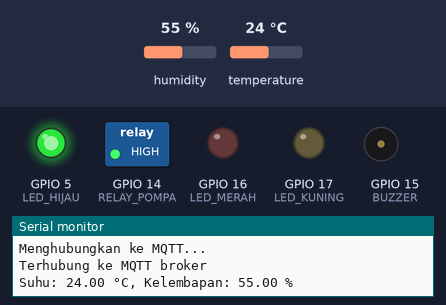
A sketch run on a simulated ESP32. Shown: switched loads named in the sketch (green lamp = pin HIGH), output pins drawn as LEDs (lit = HIGH), buzzer (waves = sounding, pin HIGH), the last lines printed to the serial monitor. Inputs (shaded band) come from the test bench; at power-on: temperature 24 °C, humidity 55 %. WiFi joins after 1.5 s; servers stay silent unless stated; no MQTT or app messages arrive unless stated.

Above: at 3.2 s.
3.3 s: temperature set to 29.2 °C
8.9 s: temperature set to 30.4 °C
At 13.5 s:
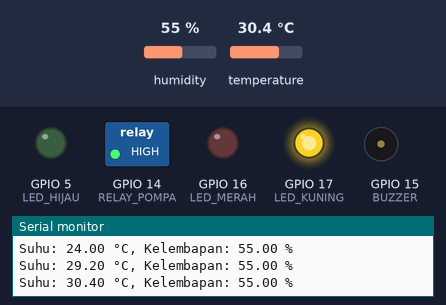
14.5 s: temperature set to 34.7 °C
20.1 s: temperature set to 35.9 °C
At 22.8 s:
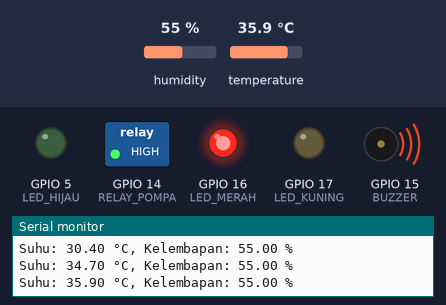
25.7 s: temperature set to 32.9 °C
31.3 s: temperature set to 31.3 °C
At 33.3 s:
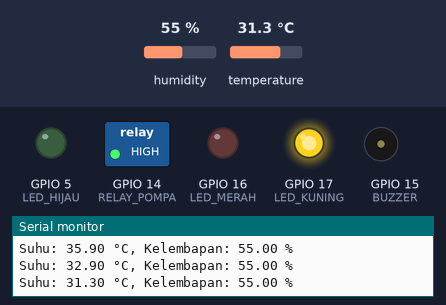
Timing chart, 0 to 34.8 s (numbered marks = the images above; inputs shaded):
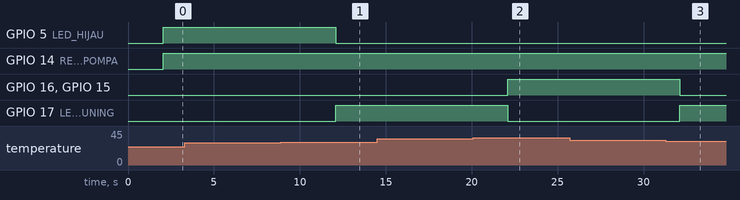

Measured:
- the behaviour switches between 29.9 and 30 °C on temperature (found by bisection; images 0 and 1)
- the behaviour switches between 35 and 35.1 °C on temperature (found by bisection; images 1 and 2)
- the behaviour switches between 32.1 and 32 °C on temperature (found by bisection; images 2 and 3)
- after the input at 8.9 s, GPIO 5 (LED_HIJAU): HIGH → LOW after 3.2 s; GPIO 17 (LED_KUNING): LOW → HIGH after 3.2 s
- after the input at 20.1 s, GPIO 16 (LED_MERAH), GPIO 15 (BUZZER): LOW → HIGH after 2.0 s; GPIO 17 (LED_KUNING): HIGH → LOW after 2.0 s
- after the input at 31.3 s, GPIO 16 (LED_MERAH), GPIO 15 (BUZZER): HIGH → LOW after 0.82 s; GPIO 17 (LED_KUNING): LOW → HIGH after 0.82 s

The sketch:

UTS.ino
```cpp
#include <DHT.h>
#include <PubSubClient.h>
#include <WiFi.h>

#define DHTPIN 4
#define DHTTYPE DHT22
DHT dht(DHTPIN, DHTTYPE);

// Inisialisasi LED dan Aktuator
#define LED_HIJAU 5
#define LED_KUNING 17
#define LED_MERAH 16
#define RELAY_POMPA 14
#define BUZZER 15

const char* ssid = "King";
const char* password = "devit123";

const char* mqttServer = "broker.hivemq.com";
const int mqttPort = 1883;
WiFiClient espClient;
PubSubClient client(espClient);

void setup() {
  Serial.begin(9600);

  pinMode(LED_HIJAU, OUTPUT);
  pinMode(LED_KUNING, OUTPUT);
  pinMode(LED_MERAH, OUTPUT);
  pinMode(RELAY_POMPA, OUTPUT);
  pinMode(BUZZER, OUTPUT);

  dht.begin();

  // Koneksi WiFi
  WiFi.begin(ssid, password);
  while (WiFi.status() != WL_CONNECTED) {
    delay(1000);
    Serial.println("Menghubungkan ke WiFi...");
  }
  Serial.println("Terhubung ke WiFi");

  client.setServer(mqttServer, mqttPort);
  while (!client.connected()) {
    Serial.println("Menghubungkan ke MQTT...");
    if (client.connect("ESP32_Client")) {
      Serial.println("Terhubung ke MQTT broker");
    } else {
      delay(5000);
    }
  }
}

void loop() {
  float suhu = dht.readTemperature();
  float kelembapan = dht.readHumidity();

  if (suhu > 35) {
    digitalWrite(LED_MERAH, HIGH);
    digitalWrite(BUZZER, HIGH);
    digitalWrite(LED_KUNING, LOW);
    digitalWrite(LED_HIJAU, LOW);
  } else if (suhu >= 30 && suhu <= 32) {
    digitalWrite(LED_KUNING, HIGH);
    digitalWrite(LED_HIJAU, LOW);
    digitalWrite(LED_MERAH, LOW);
    digitalWrite(BUZZER, LOW);
  } else if (suhu < 30) {
    digitalWrite(LED_HIJAU, HIGH);
    digitalWrite(LED_KUNING, LOW);
    digitalWrite(LED_MERAH, LOW);
    digitalWrite(BUZZER, LOW);
  }

  digitalWrite(RELAY_POMPA, HIGH);

  Serial.print("Suhu: ");
  Serial.print(suhu);
  Serial.print(" °C, Kelembapan: ");
  Serial.print(kelembapan);
  Serial.println(" %");

  if (client.connected()) {
    String suhuStr = String(suhu);
    String kelembapanStr = String(kelembapan);
    client.publish("hidroponik/suhu", suhuStr.c_str());
    client.publish("hidroponik/kelembapan", kelembapanStr.c_str());
  }

  delay(5000);
}
```
